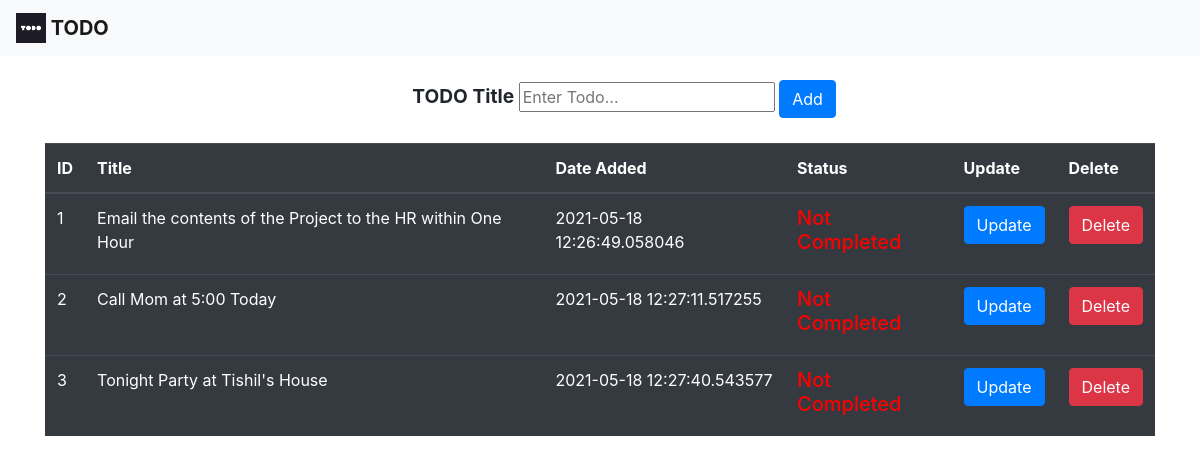
The page / on the database its author committed.
### todo.py (models this page shows)
class Todo(db.Model):
    id = db.Column(db.Integer, primary_key=True)
    title = db.Column(db.String(100))
    complete = db.Column(db.Boolean)
    date = db.Column(db.DateTime, nullable=True)

### todo.py (the view)
@app.route('/')
def index():
    todo_list = Todo.query.all()
    return render_template('index.html', todo_list=todo_list)

### templates/index.html (shortened to what this page needs)
<!DOCTYPE html>
<html lang="en">
<head>
    <link rel="stylesheet" href="https://stackpath.bootstrapcdn.com/bootstrap/4.3.1/css/bootstrap.min.css">
</head>
<body>
    <nav class="navbar navbar-light bg-light">
        <a class="navbar-brand" style="font-weight: bolder;" href="#">
        <img width="30" height="30" class="d-inline-block align-top" alt="">
        TODO
        </a>
    </nav>
    <div class="container">
        <div class="row">
        <div class="col-md-12 m-4" style="text-align: center;">
        <form action="/add" method="POST">
            <div>
                <label for="title" style="font-weight: bolder; font-size: larger;">TODO Title</label>
                <input type="text" name="title" placeholder="Enter Todo...">
                <button class="btn btn-primary" type="submit">Add</button>
            </div>
        </form>
        </div>
        <div class="col-md-12">
        <table class="table table-dark">
            <thead>
              <tr>
                <th scope="col">ID</th>
                <th scope="col">Title</th>
                <th>Date Added</th>
                <th scope="col">Status</th>
                <th scope="col">Update</th>
                <th scope="col">Delete</th>
              </tr>
            </thead>
            <tbody>
            {% for todo in todo_list %}
            <tr>
            <td>{{ todo.id }}</td>
            <td>{{ todo.title }}</td>
            <td>{{ todo.date }}</td>
            {% if todo.complete == False %}
                <td><h5 style="color: red;">Not Completed</h5></td>
            {% else %}
                <td><h5 style="color: green;">Completed</h5></td>
            {% endif %}
            <td><a class="btn btn-primary" href="/update/{{ todo.id }}">Update</a></td>
            <td><a class="btn btn-danger" href="/delete/{{ todo.id }}">Delete</a></td>
            </tr>
            {% endfor %}
            </tbody>
          </table>
        </div>
        </div>
    </div>
</body>
</html>

### rows shown on the page
Todo: id "1", title "Email the contents of the Project to the HR within One Hour", date "2021-05-18 12:26:49.058046", complete "Not Completed"
Todo: id "2", title "Call Mom at 5:00 Today", date "2021-05-18 12:27:11.517255", complete "Not Completed"
Todo: id "3", title "Tonight Party at Tishil's House", date "2021-05-18 12:27:40.543577", complete "Not Completed"
